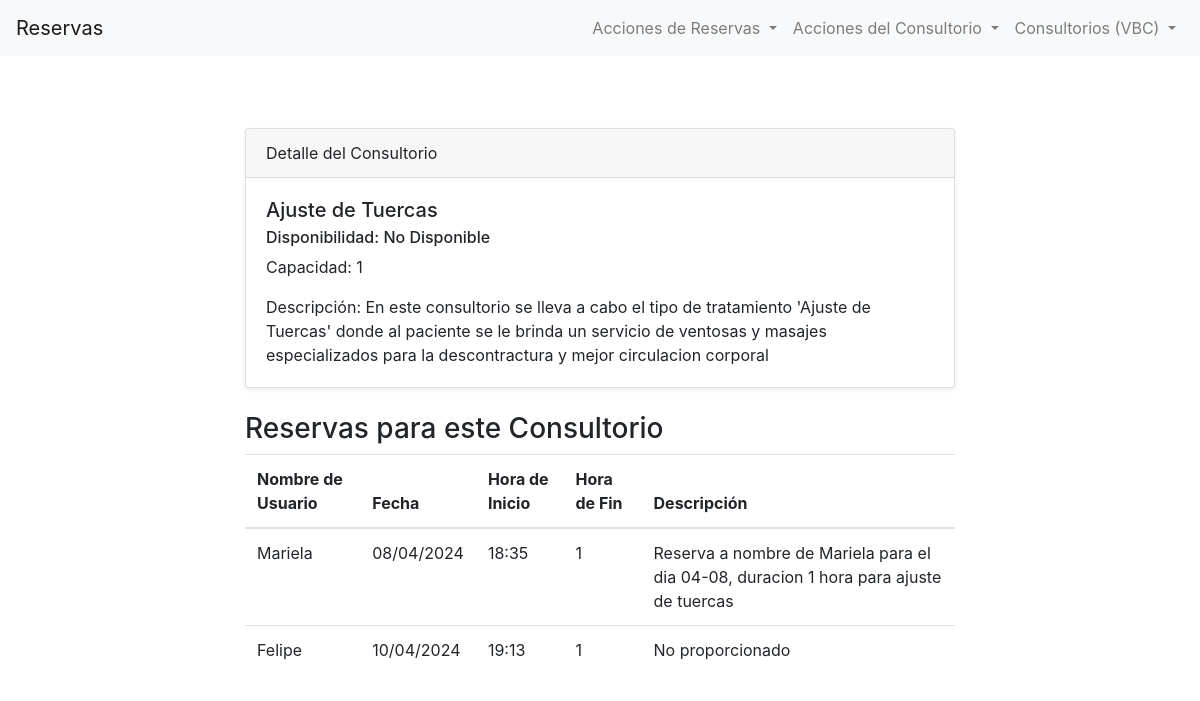
Before: /bookings/detail-consulting-room/1 with the older database file.
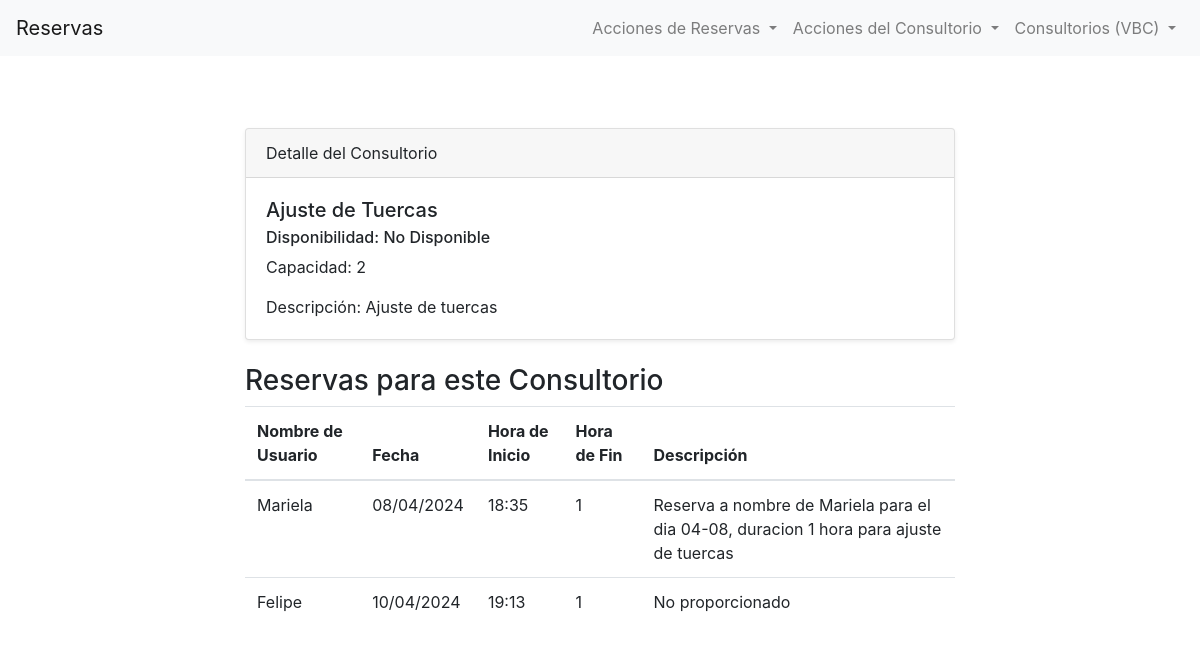
After: the same page with the newer database file.
### bookings/models.py (models this page shows, shortened)
class Consultorio(models.Model):
    nombre = models.CharField(max_length=100)
    disponible = models.BooleanField(default=True)
    capacidad = models.IntegerField()
    descripcion = models.TextField(blank=True, null=True, max_length=50)

### bookings/views.py (the view)
# urls.py: path("detail-consulting-room/<consulting_room_id>", detail_consulting_room_view, name="consultorio-detail" ),
def detail_consulting_room_view(request, consulting_room_id):
    consultorio = Consultorio.objects.get(id=consulting_room_id)
    contexto_dict = {"consultorio" : consultorio}
    return render(request, "bookings/detail-consulting-room.html", contexto_dict)

### bookings/templates/bookings/detail-consulting-room.html (shortened to what this page needs)
{% extends 'bookings/base.html' %}
{% block content %}
<section class="py-5">
    <div class="container">
        <div class="row">
            <div class="col-lg-8 mx-auto">
                <div class="card shadow-sm">
                    <div class="card-header">
                        Detalle del Consultorio
                    </div>
                    <div class="card-body">
                        <h5 class="card-title">{{ consultorio.nombre }}</h5>
                        {% if sala.disponible %}
                        <h6 class="card-subtitle mb-2">Disponibilidad: Disponible</h6>
                        {% else %}
                        <h6 class="card-subtitle mb-2">Disponibilidad: No Disponible</h6>
                        {% endif %}
                        <p class="card-text">Capacidad: {{ consultorio.capacidad }}</p>
                        <p class="card-text">Descripción: {{ consultorio.descripcion | default:"No proporcionado" }}</p>
                    </div>
                </div>
                <div class="mt-4">
                    <h3>Reservas para este Consultorio</h3>
                    <table class="table">
                        <thead>
                            <tr>
                                <th scope="col">Nombre de Usuario</th>
                                <th scope="col">Fecha</th>
                                <th scope="col">Hora de Inicio</th>
                                <th scope="col">Hora de Fin</th>
                                <th scope="col">Descripción</th>
                            </tr>
                        </thead>
                        <tbody>
                            {% for reserva in consultorio.reservas.all %}
                            <tr>
                                <td>{{ reserva.nombre_de_usuario }}</td>
                                <td>{{ reserva.fecha | date:"d/m/Y" }}</td>
                                <td>{{ reserva.hora | date:"H:i" }}</td>
                                <td>{{ reserva.duracion }}</td>
                                <td>{{ reserva.descripcion | default:"No proporcionado" }}</td>
                            </tr>
                            {% empty %}
                            <tr>
                                <td colspan="5">No hay reservas para este Consultorio.</td>
                            </tr>
                            {% endfor %}
                        </tbody>
                    </table>
                </div>
            </div>
        </div>
    </div>
</section>
{% endblock %}

Changed rows visible on the page:
changed Consultorio "Ajuste de Tuercas": capacidad "1" → "2"; descripcion "En este consultorio se lleva a cabo el tipo de tratamiento 'Ajuste de Tuercas' donde al paciente se le brinda un servicio de ventosas y masajes especializados para la descontractura y mejor circulacion corporal" → "Ajuste de tuercas"
